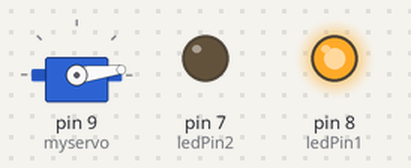
The sketch below on a simulated Arduino Uno, built with avr-gcc and run on an emulated ATmega328P. On the bench: servo, output pins drawn as LEDs (lit = HIGH).

Above: at 0.05 s.
At 0.45 s:
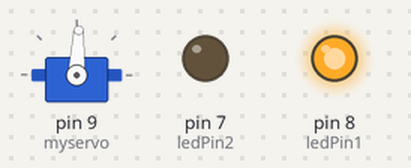
At 0.9 s:
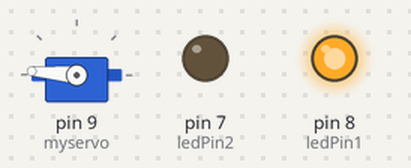
At 1.1 s:
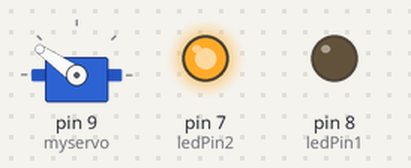
At 1.35 s:
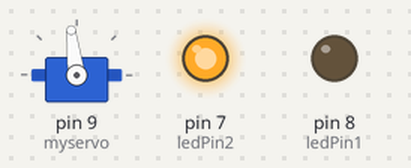
At 1.8 s:
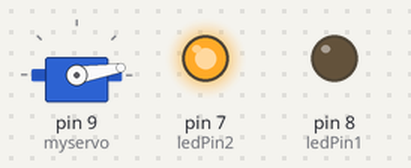
Timing chart, 0 to 4.2 s (numbered marks = the images above):
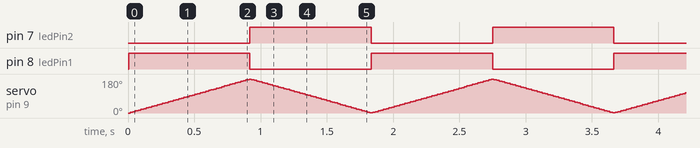

Measured:
- by itself, pin 7 (ledPin2), pin 8 (ledPin1): alternates HIGH for 0.92 s and LOW for 0.92 s

The sketch:

demo.ino
```cpp
#include <Servo.h>

Servo myservo;  // create servo object to control a servo
                // a maximum of eight servo objects can be created
int ledPin1=8;
int ledPin2=7;
int pos = 180;    // variable to store the servo position

void setup()
{
  myservo.attach(9);
  pinMode(ledPin1,OUTPUT);
  pinMode(ledPin2,OUTPUT);  // attaches the servo on pin 9 to the servo object
}


void loop()
{
  for(pos = 0; pos < 180; pos += 1)  // goes from 0 degrees to 180 degrees
  {                                  // in steps of 1 degree
    myservo.write(pos);              // tell servo to go to position in variable 'pos'
    delay(5);
    digitalWrite(ledPin1,HIGH);
    digitalWrite(ledPin2,LOW);    // waits 15ms for the servo to reach the position
  }
  for(pos = 180; pos>=1; pos-=1)     // goes from 180 degrees to 0 degrees
  {
    myservo.write(pos);              // tell servo to go to position in variable 'pos'
    delay(5);
    digitalWrite(ledPin2,HIGH);
    digitalWrite(ledPin1,LOW);    // waits 15ms for the servo to reach the position
  }
}
```
